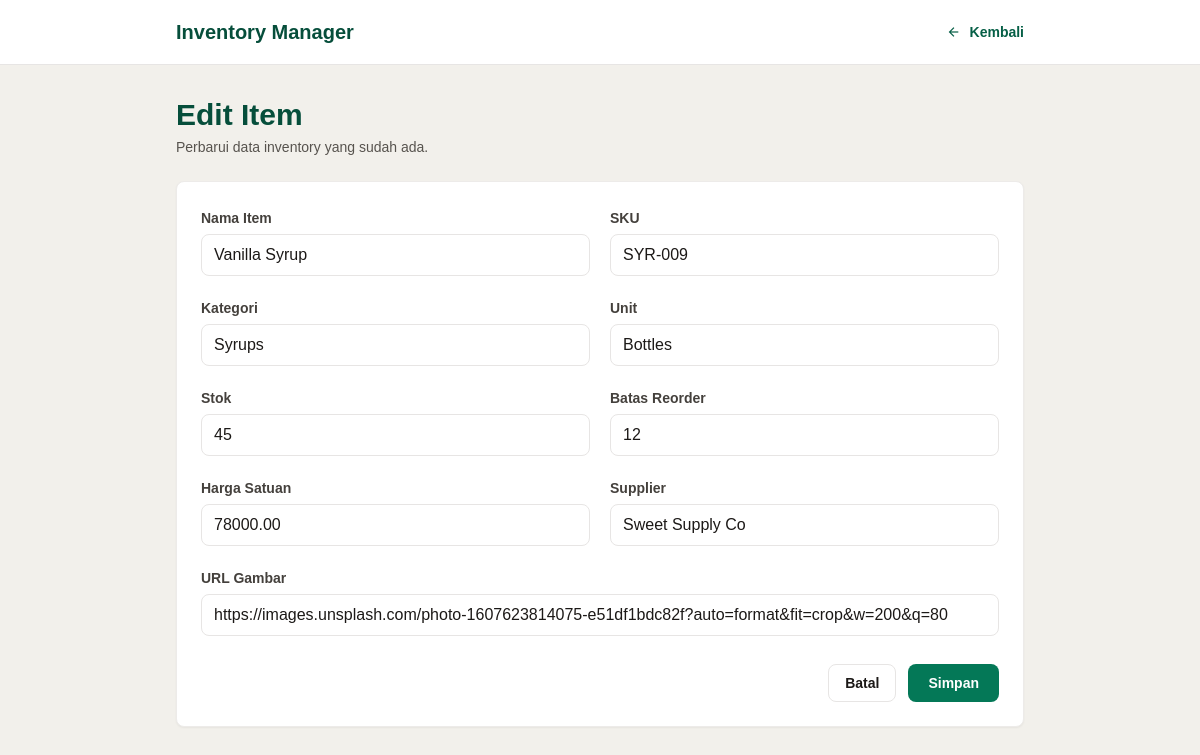
The app's page /edit.php?id=4 with its own data.
### tables this page shows
CREATE TABLE IF NOT EXISTS items (
    id INT UNSIGNED AUTO_INCREMENT PRIMARY KEY,
    item_name VARCHAR(120) NOT NULL,
    sku VARCHAR(40) NOT NULL UNIQUE,
    category VARCHAR(80) NOT NULL,
    stock_level INT UNSIGNED NOT NULL DEFAULT 0,
    unit VARCHAR(40) NOT NULL,
    reorder_level INT UNSIGNED NOT NULL DEFAULT 0,
    price DECIMAL(12,2) NOT NULL DEFAULT 0,
    supplier VARCHAR(120) NOT NULL,
    image_url VARCHAR(500) NULL,
    created_at TIMESTAMP NOT NULL DEFAULT CURRENT_TIMESTAMP,
    updated_at TIMESTAMP NOT NULL DEFAULT CURRENT_TIMESTAMP ON UPDATE CURRENT_TIMESTAMP
);

### edit.php (called while the page is built, shortened)
<?php
require __DIR__ . '/config.php';
$id = (int) ($_GET['id'] ?? 0);
$conn = db();
if ($_SERVER['REQUEST_METHOD'] === 'POST') {
    $item = [
        'id' => $id,
        'item_name' => trim($_POST['item_name'] ?? ''),
        'sku' => trim($_POST['sku'] ?? ''),
        'category' => trim($_POST['category'] ?? ''),
        'stock_level' => (int) ($_POST['stock_level'] ?? 0),
        'unit' => trim($_POST['unit'] ?? ''),
        'reorder_level' => (int) ($_POST['reorder_level'] ?? 0),
        'price' => (float) ($_POST['price'] ?? 0),
        'supplier' => trim($_POST['supplier'] ?? ''),
        'image_url' => trim($_POST['image_url'] ?? ''),
    ];
    if ($item['item_name'] === '' || $item['sku'] === '' || $item['category'] === '' || $item['unit'] === '' || $item['supplier'] === '') {
        $error = 'Field nama, SKU, kategori, unit, dan supplier wajib diisi.';
    } else {
        $stmt = $conn->prepare('UPDATE items SET item_name = ?, sku = ?, category = ?, stock_level = ?, unit = ?, reorder_level = ?, price = ?, supplier = ?, image_url = ? WHERE id = ?');
        if (!$stmt) {
            $error = 'Query edit gagal dipersiapkan: ' . $conn->error;
        } else {
            $stmt->bind_param('sssisidssi', $item['item_name'], $item['sku'], $item['category'], $item['stock_level'], $item['unit'], $item['reorder_level'], $item['price'], $item['supplier'], $item['image_url'], $id);
            if ($stmt->execute()) {
                redirect_with_message('Data item berhasil diperbarui.');
            }
            $error = 'Query edit gagal: ' . $stmt->error;
        }
    }
} else {
    $stmt = $conn->prepare('SELECT * FROM items WHERE id = ?');
    $stmt->bind_param('i', $id);
    if (!$stmt->execute()) {
        die('Query detail gagal: ' . e($stmt->error));
    }
    $item = $stmt->get_result()->fetch_assoc();
}
require __DIR__ . '/form.php';

### config.php (called while the page is built, shortened)
<?php
function e(?string $value): string
{
    return htmlspecialchars((string) $value, ENT_QUOTES, 'UTF-8');
}

### form.php (the view, shortened to what this page needs)
<?php
$isEdit = isset($item);
$action = $isEdit ? 'edit.php?id=' . (int) $item['id'] : 'create.php';
$title = $isEdit ? 'Edit Item' : 'Tambah Item';
$subtitle = $isEdit ? 'Perbarui data inventory yang sudah ada.' : 'Masukkan item baru ke dalam inventory.';
$values = array_merge([
    'item_name' => '',
    'sku' => '',
    'category' => '',
    'stock_level' => 0,
    'unit' => '',
    'reorder_level' => 0,
    'price' => 0,
    'supplier' => '',
    'image_url' => '',
], $item ?? []);
?>
<!DOCTYPE html>
<html lang="id">
<head>
    <script src="https://cdn.tailwindcss.com?plugins=forms"></script>
</head>
<body class="min-h-screen bg-neutral-warm text-stone-900 font-work">
<header class="bg-white border-b border-stone-200">
    <div class="max-w-4xl mx-auto px-4 sm:px-6 h-16 flex items-center justify-between">
        <a href="index.php" class="font-jakarta text-xl font-black text-emerald-900">Inventory Manager</a>
        <a href="index.php" class="inline-flex items-center gap-2 text-sm font-bold text-emerald-800 hover:text-emerald-950">
            <span class="material-symbols-outlined text-base">arrow_back</span>
            Kembali
        </a>
    </div>
</header>
<main class="max-w-4xl mx-auto px-4 sm:px-6 py-8">
    <section class="mb-6">
        <h1 class="font-jakarta text-3xl font-extrabold text-emerald-900"><?= e($title) ?></h1>
        <p class="text-sm text-stone-600 mt-1"><?= e($subtitle) ?></p>
    </section>
    <form method="post" action="<?= e($action) ?>" class="bg-white border border-ceramic rounded-lg shadow-sm p-6 grid grid-cols-1 md:grid-cols-2 gap-5">
        <label class="block">
            <span class="text-sm font-bold text-stone-700">Nama Item</span>
            <input required name="item_name" value="<?= e($values['item_name']) ?>" class="mt-1 w-full rounded-lg border-stone-200 focus:border-emerald-700 focus:ring-emerald-700" placeholder="Espresso Roast">
        </label>
        <label class="block">
            <span class="text-sm font-bold text-stone-700">SKU</span>
            <input required name="sku" value="<?= e($values['sku']) ?>" class="mt-1 w-full rounded-lg border-stone-200 focus:border-emerald-700 focus:ring-emerald-700" placeholder="ESP-001">
        </label>
        <label class="block">
            <span class="text-sm font-bold text-stone-700">Kategori</span>
            <input required name="category" value="<?= e($values['category']) ?>" class="mt-1 w-full rounded-lg border-stone-200 focus:border-emerald-700 focus:ring-emerald-700" placeholder="Coffee Beans">
        </label>
        <label class="block">
            <span class="text-sm font-bold text-stone-700">Unit</span>
            <input required name="unit" value="<?= e($values['unit']) ?>" class="mt-1 w-full rounded-lg border-stone-200 focus:border-emerald-700 focus:ring-emerald-700" placeholder="5lb Bags">
        </label>
        <label class="block">
            <span class="text-sm font-bold text-stone-700">Stok</span>
            <input required min="0" type="number" name="stock_level" value="<?= e((string) $values['stock_level']) ?>" class="mt-1 w-full rounded-lg border-stone-200 focus:border-emerald-700 focus:ring-emerald-700">
        </label>
        <label class="block">
            <span class="text-sm font-bold text-stone-700">Batas Reorder</span>
            <input required min="0" type="number" name="reorder_level" value="<?= e((string) $values['reorder_level']) ?>" class="mt-1 w-full rounded-lg border-stone-200 focus:border-emerald-700 focus:ring-emerald-700">
        </label>
        <label class="block">
            <span class="text-sm font-bold text-stone-700">Harga Satuan</span>
            <input required min="0" step="0.01" type="number" name="price" value="<?= e((string) $values['price']) ?>" class="mt-1 w-full rounded-lg border-stone-200 focus:border-emerald-700 focus:ring-emerald-700">
        </label>
        <label class="block">
            <span class="text-sm font-bold text-stone-700">Supplier</span>
            <input required name="supplier" value="<?= e($values['supplier']) ?>" class="mt-1 w-full rounded-lg border-stone-200 focus:border-emerald-700 focus:ring-emerald-700" placeholder="PT Kopi Nusantara">
        </label>
        <label class="block md:col-span-2">
            <span class="text-sm font-bold text-stone-700">URL Gambar</span>
            <input type="url" name="image_url" value="<?= e($values['image_url']) ?>" class="mt-1 w-full rounded-lg border-stone-200 focus:border-emerald-700 focus:ring-emerald-700" placeholder="https://...">
        </label>
        <div class="md:col-span-2 flex justify-end gap-3 pt-2">
            <a href="index.php" class="px-4 py-2 rounded-lg border border-stone-200 text-sm font-bold hover:bg-stone-50">Batal</a>
            <button type="submit" class="px-5 py-2 rounded-lg bg-emerald-700 text-white text-sm font-bold hover:bg-emerald-800">Simpan</button>
        </div>
    </form>
</main>
</body>
</html>

### form.php (style rules this page uses)
.material-symbols-outlined { vertical-align: middle; }

### records on screen
items: item_name "Vanilla Syrup", sku "SYR-009", category "Syrups", unit "Bottles", stock_level "45", reorder_level "12", price "78000.00", supplier "Sweet Supply Co", image_url "https://images.unsplash.com/photo-1607623814075-e51df1bdc82f?auto=format&fit=crop&w=200&q=80"

### other values on screen
$title "Edit Item"
$subtitle "Perbarui data inventory yang sudah ada."
